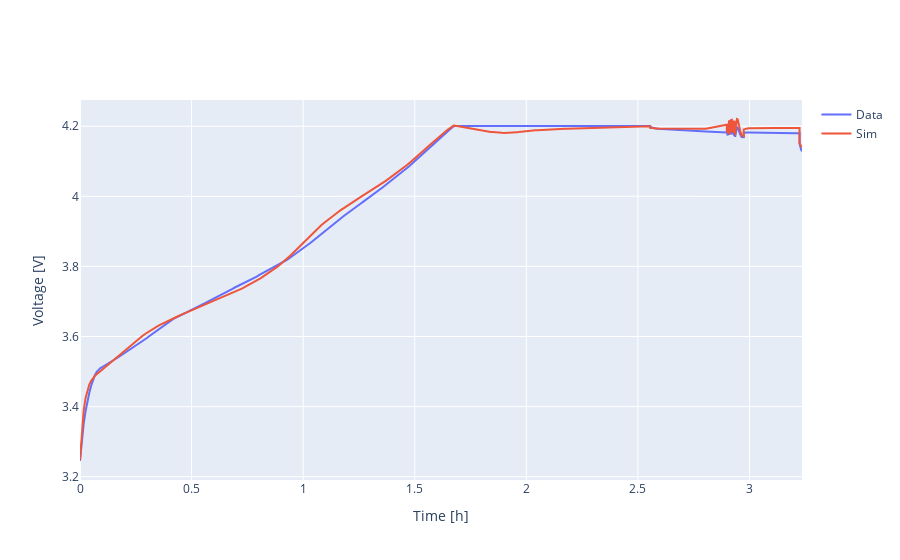

The notebook cell saved with this chart:
### Code cell
data = pd.read_csv("scratch/SN01_cycle_1.csv")
data = data[data.index<460]

# data = data[data.index>419]
data["time"] = data["time"].values - data["time"].values[0]


current = pybamm.Interpolant(x = data.time.values, y = -1*data.current.values, children=pybamm.t)

parameter_values["Current function [A]"] = current


# Initialize model
# model = pybamm.lithium_ion.DFN(options={})

rpt_experiment = pybamm.Experiment(
    [
        (
            "Charge at C/2 until 4.2 V",
            "Hold at 4.2 V until 68mA",
            # "Rest for 15 min",
            # "Rest for 15 min",
            # "Discharge at C/5 for 1 hour",
            # "Discharge at C/20 for 30 s",
            # "Discharge at C/5 for 2 hours",
            # "Discharge at C/20 for 30 s",
            # "Discharge at C/5 until 2.5 V",
            # "Rest for 15 min"
        )
    ]
    * 1,
    period="0.5 seconds",
)

simulation = pybamm.Simulation(
    model=model,
    parameter_values=parameter_values,
    # experiment=rpt_experiment
)

solution = simulation.solve(initial_soc=f"{data.output.values[0]  - 0.1} V")

fig = go.Figure()
fig.add_trace(go.Scatter(
    x = data["time"]/3600, 
    y = data["output"], name = "Data"))
fig.add_trace(go.Scatter(x = solution.t/3600, 
                         y = solution["Terminal voltage [V]"].entries,
                         name = "Sim"))
fig.update_xaxes(title="Time [h]")
fig.update_yaxes(title="Voltage [V]")

### Figure 1 — Plotly figure (JSON) as saved in the notebook; plotly's stock layout.template omitted (floating-point values rounded to 4 significant figures; data arrays with more than 128 entries replaced by an {"elided": "..."} marker saying what was removed)
{"data": [{"name": "Data", "type": "scatter", "x": {"elided": "460 float values"}, "y": {"elided": "460 float values"}}, {"name": "Sim", "type": "scatter", "x": {"elided": "460 float values"}, "y": {"elided": "460 float values"}}], "layout": {"xaxis": {"title": {"text": "Time [h]"}}, "yaxis": {"title": {"text": "Voltage [V]"}}}}
